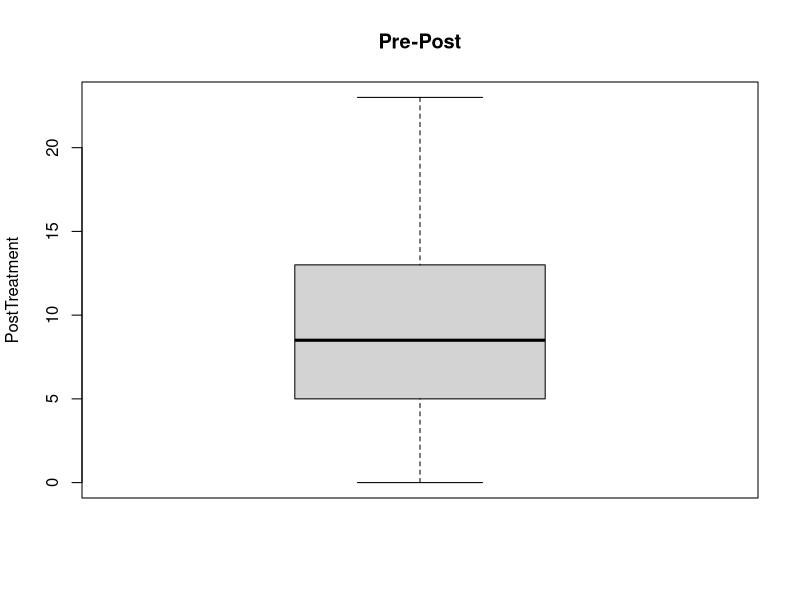
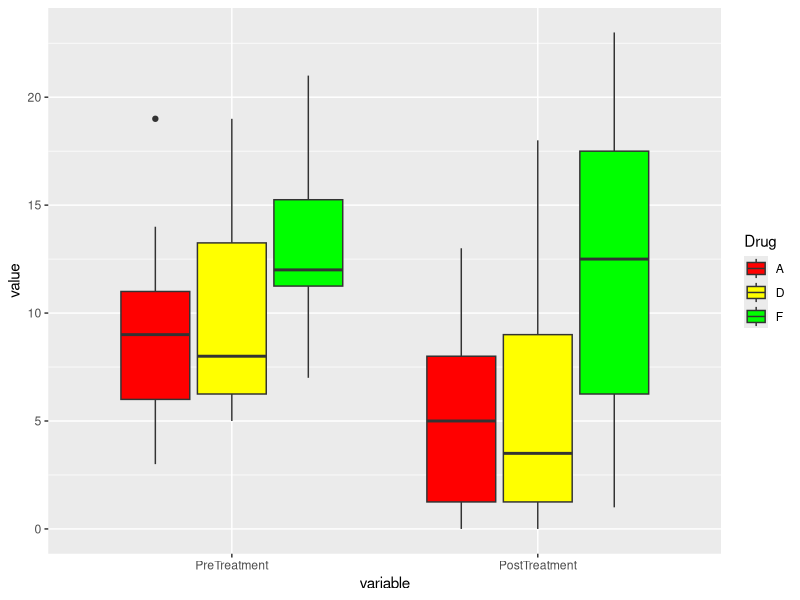
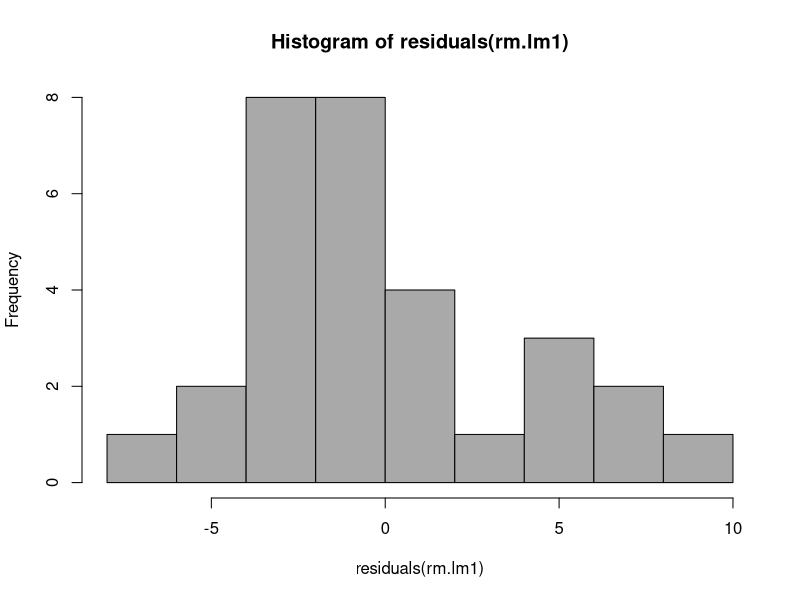

R code for these plots, in order: (Note: this script raises an error after producing the figures.)
##########################################################################################################################
#programmer: ruben
#Analysis of covariance and ways to redefine reference level in model
#reference:
#https://support.sas.com/documentation/cdl/en/statug/63033/HTML/default/viewer.htm#statug_glm_sect049.htm
##########################################################################################################################

library(car)
library(ggplot2)
library(reshape2)

##########################################################################################################################
#1. data:

# Drug two antibiotics (A and D) and a control (F)
#PreTreatment a pretreatment score of leprosy bacilli
#PostTreatment a posttreatment score of leprosy bacilli 
#
#The covariate (the pretreatment score) is included in the model for increased precision 
#in determining the effect of drug treatments on the posttreatment count of bacilli. 
#we will perform a parallel-slopes analysis of covariance

Input = ("
Drug    PreTreatment  PostTreatment 
A          11            6
A           8            0
A           5            2
A          14            8
A          19           11
A           6            4
A          10           13
A           6            1
A          11            8
A           3            0
D           6            0
D           6            2
D           7            3
D           8            1
D          18           18
D           8            4
D          19           14
D           8            9
D           5            1
D          15            9
F          16           13
F          13           10
F          11           18
F           9            5
F          21           23
F          16           12
F          12            5
F          12           16
F           7            1
F          12           20
")

#wide data
rm.data.wide <- read.table(textConnection(Input), header=TRUE)

#long data:
rm.data.long <- melt(rm.data.wide)

boxplot(rm.data.long$value, main="Pre-Post", ylab="PostTreatment")

#slopes relating posttreatment scores to pretreatment scores are parallel for all drugs
ggplot(rm.data.long, aes(x=variable, y=value, fill=Drug)) + geom_boxplot() + scale_fill_manual(values = c("red", "yellow", "green"))


##########################################################################################################################
#2. Analysis of Covariance (ANCOVA) models:

#This model assumes that the slopes relating posttreatment scores to pretreatment scores are parallel 
#for all drugs. You can check this assumption by including the class-by-covariate interaction, 
#Drug*PreTreatment, in the model and examining the ANOVA test for the significance of this effect. 
#This extra test is omitted in this example, but it is insignificant, justifying the equal-slopes assumption.

#model 1: No interactions model
rm.lm1 <- lm(PostTreatment ~Drug+ PreTreatment, data=rm.data.wide)
summary(rm.lm1)
anova(rm.lm1)
Anova(rm.lm1) 
hist(residuals(rm.lm1),col="darkgray") #Checking assumptions of the model

#model 1B: change reference level to drug=F (control):
rm.data.wideB <- within(rm.data.wide, Drug <- relevel(Drug, ref = "F"))
rm.lm1B <- lm(PostTreatment ~Drug+ PreTreatment, data=rm.data.wideB)
summary(rm.lm1B)
anova(rm.lm1B)
Anova(rm.lm1B)
hist(residuals(rm.lm1B),col="darkgray") #Checking assumptions of the model

#model 2: interaction Drug*PreTreatment model
#This model assumes that the slopes relating posttreatment scores to pretreatment scores are parallel for all drugs
rm.lm2 <- lm(PostTreatment ~Drug+ PreTreatment+Drug*PreTreatment, data=rm.data.wide)
summary(rm.lm2)  #see that DrugD:PreTreatment is not significant, that is, it is zero statistically, justifying the equal-slopes assumption
anova(rm.lm2)
Anova(rm.lm2, type="II") 
hist(residuals(rm.lm2),col="darkgray") #Checking assumptions of the model

##########################################################################################################################
#3. testing normality, and homoscedasticity (equal variances)
#remember Gauss-Markov: errors i=1, 2, ...n have expected value of zero, independent pairwise, and with same variance
#add normality for hypothesis testing

#Simple plot
plot(x=rm.data.wide$PreTreatment, y=rm.data.wide$PostTreatment, col=rm.data.wide$Drug, pch = 16, xlab="PreTreatment", ylab="PostTreatment")
  legend('bottomright', legend=levels(rm.data.wide$Drug), col=1:3, cex = 1, pch = 16)

#Residuals vs. fitted should be approximately normal.
#The residuals "bounce randomly" around the 0 line.
#The residuals roughly form a "horizontal band" around the 0 line (variances of the errors are equal)
#No residual "stands out" (there are no outliers)

plot(fitted(rm.lm2), residuals(rm.lm2))

##########################################################################################################################
#4. how to use the model 
###y_estimada= -3.8808+ 0.1090*DrugD+ 3.4461*DrugF+ 0.9872*PreTreatment:

#DrugA is obtained by making DrugD and DrugF zero, if PreTreatment=11 we have:
y_estimada= -3.8808+ 0.1090*0+ 3.4461*0+ 0.9872*11
y_estimada

#Now, what happens for DrugD and no DrugA, no DrugF para PreTreatment=11:
y_estimada= -3.8808+ 0.1090*1+ 3.4461*0+ 0.9872*11
y_estimada

#mismos resultados para modelo con refrencia a DrugF (control):
summary(rm.lm1B)

###y_estimada= -0.4347 -3.4461*DrugA -3.3372*DrugD+ 0.9872*PreTreatment,
#para drugA queda:
y_estimada= -0.4347 -3.4461*1 -3.3372*0+ 0.9872*11
y_estimada

##########################################################################################################################
#5. paired t-test can be used as well:
mean(rm.data.wide$PreTreatment)
mean(rm.data.wide$PostTreatment)

t.test(rm.data.wide$PreTreatment, rm.data.wide$PostTreatment, paired=TRUE) 

par(mfrow=c(2,2))
boxplot(rm.data.wide$PreTreatment, data=rm.data.wide, main="Pre-Post", ylab="PreTreatment")
boxplot(rm.data.wide$PostTreatment, data=rm.data.wide, main="Pre-Post", ylab="PostTreatment")

boxplot(PreTreatment~PostTreatment, data=rm.data.wide, main="Pre-Post", xlab="PostTreatment", ylab="PreTreatment")
par(mfrow=c(1,1))

##########################################################################################################################
#end of program
##########################################################################################################################







